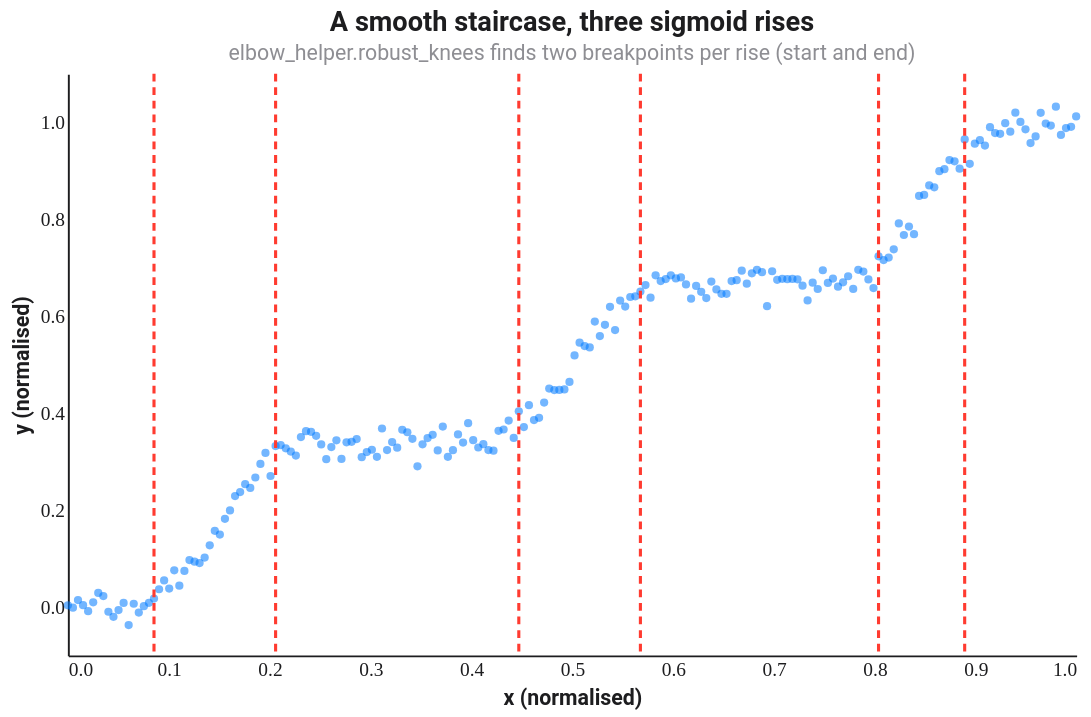

The specification (Vega-Lite) saved for this image:
### Vega-Lite specification from a JSON file in a GitHub repository (floating-point values rounded to 4 significant figures; data arrays with more than 128 entries replaced by an {"elided": "..."} marker saying what was removed)
{"$schema": "https://vega.github.io/schema/vega-lite/v5.json", "title": {"text": "A smooth staircase, three sigmoid rises", "subtitle": "elbow_helper.robust_knees finds two breakpoints per rise (start and end)"}, "width": 520, "height": 300, "config": {"background": "#FFFFFF", "font": "Roboto, Roboto Serif, Roboto Mono, system-ui, sans-serif", "view": {"stroke": null, "cornerRadius": 10}, "axis": {"domain": true, "domainColor": "#1D1D1F", "labelColor": "#1D1D1F", "titleColor": "#1D1D1F", "grid": false, "ticks": false, "labelFont": "Roboto Mono", "titleFont": "Roboto"}, "axisTop": {"domain": false, "domainColor": null, "labels": false, "ticks": false, "title": null}, "axisRight": {"domain": false, "domainColor": null, "labels": false, "ticks": false, "title": null}, "legend": {"titleFont": "Roboto", "labelFont": "Roboto", "labelColor": "#1D1D1F", "titleColor": "#1D1D1F"}, "title": {"font": "Roboto", "fontSize": 14, "color": "#1D1D1F", "subtitleFont": "Roboto", "subtitleColor": "#8E8E93", "subtitleFontSize": 11}, "line": {"strokeWidth": 2}, "point": {"filled": true, "size": 18}}, "layer": [{"data": {"values": {"elided": "200 records"}}, "mark": {"type": "point", "opacity": 0.55, "color": "#007AFF"}, "encoding": {"x": {"field": "x", "type": "quantitative", "title": "x (normalised)", "scale": {"domain": [0, 1]}}, "y": {"field": "y", "type": "quantitative", "title": "y (normalised)"}}}, {"data": {"values": [{"x": 0.08543}, {"x": 0.206}, {"x": 0.4472}, {"x": 0.5678}, {"x": 0.804}, {"x": 0.8894}]}, "mark": {"type": "rule", "strokeDash": [4, 3], "strokeWidth": 1.6, "color": "#FF3B30"}, "encoding": {"x": {"field": "x", "type": "quantitative"}}}]}
